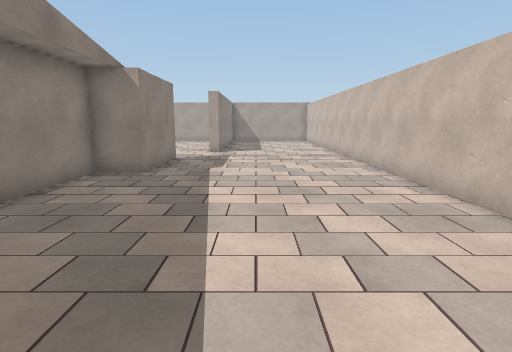
View 1 (above)

20 first-person views from a walk through a Unity game level. The camera is 1.5 m above the floor, tilts 10° down and sees 80° across. The floor is counted in squares, 1 m on a side. Each view is taken from the middle of a square. On the plan, view 1 faces up. The plan holds only what a view shows up to about 15 squares ahead; the rest is blank. The place goes on beyond the plan. The player character is not drawn.

View 2
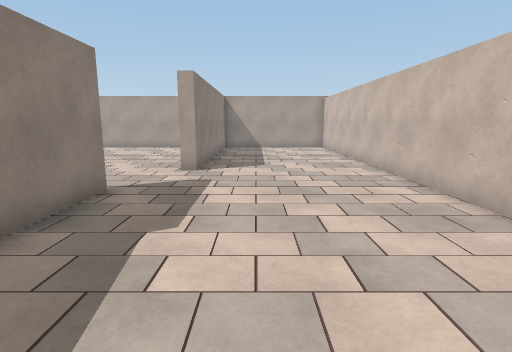

View 3
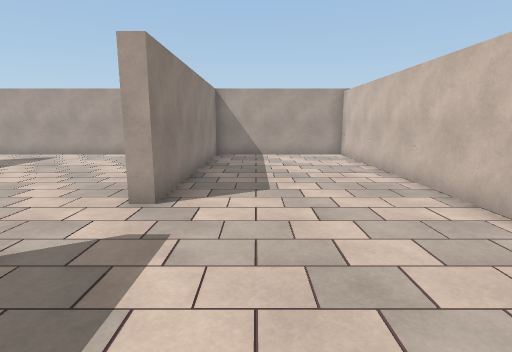

View 4
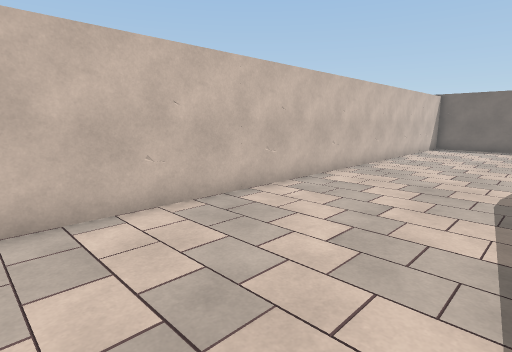

View 5
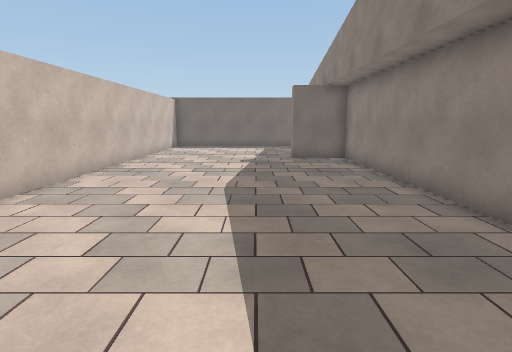

View 6
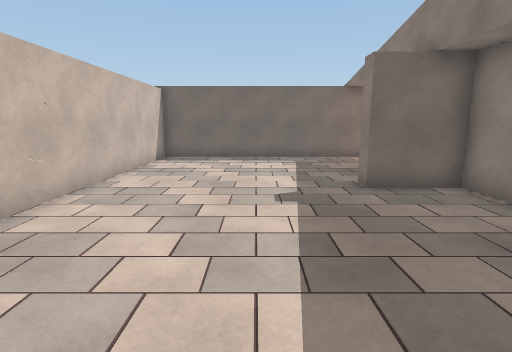

View 7
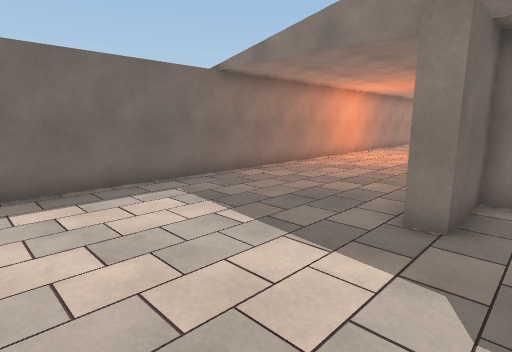

View 8
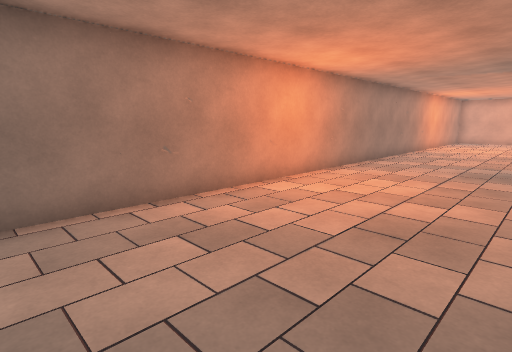

View 9
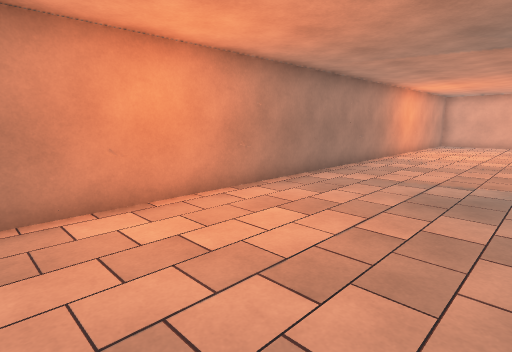

View 10
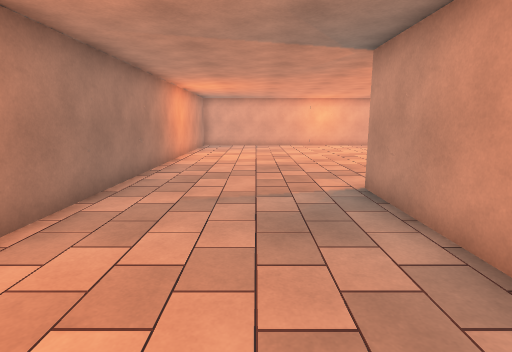

View 11
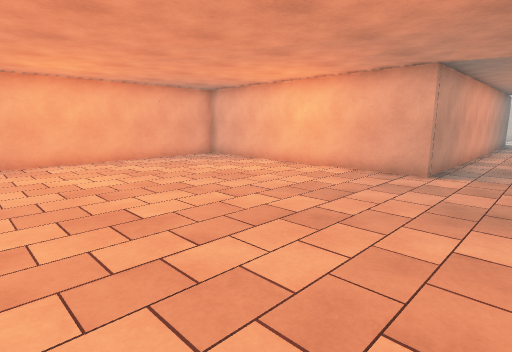

View 12
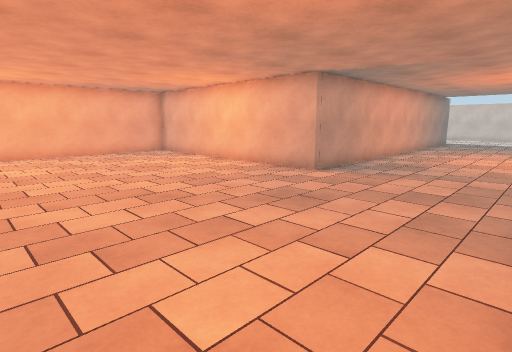

View 13
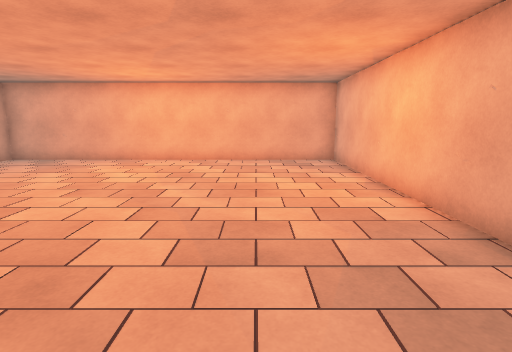

View 14
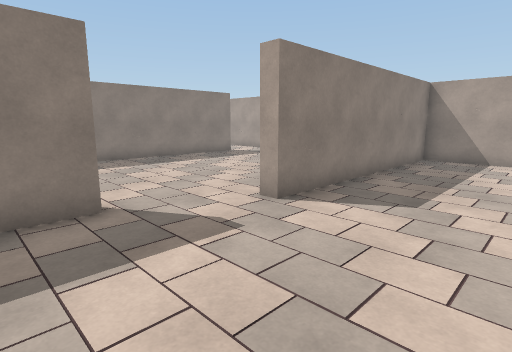

View 15
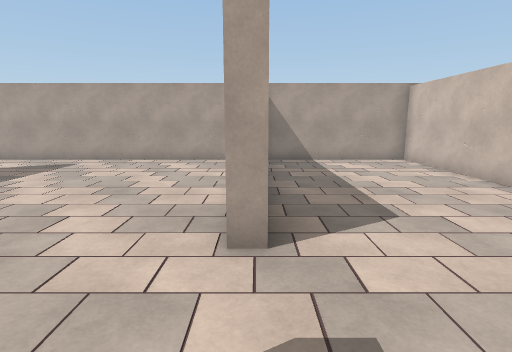

View 16
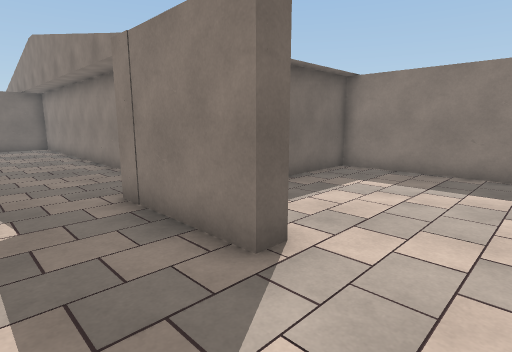

View 17
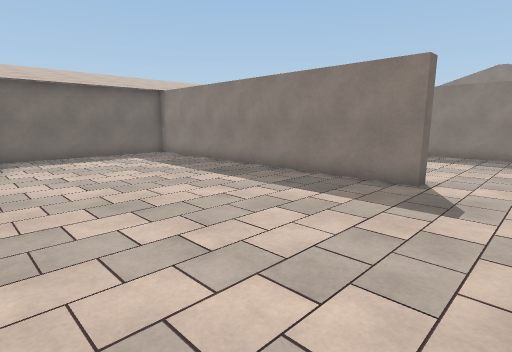

View 18
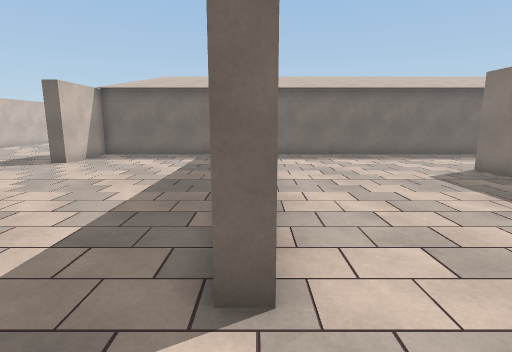

View 19
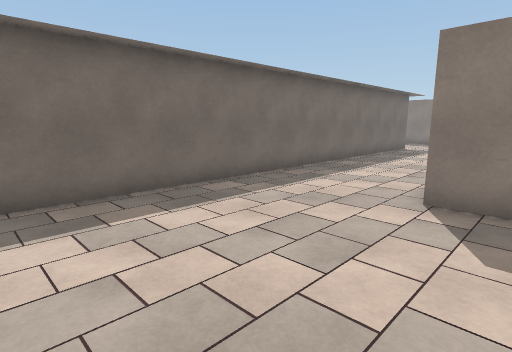

View 20
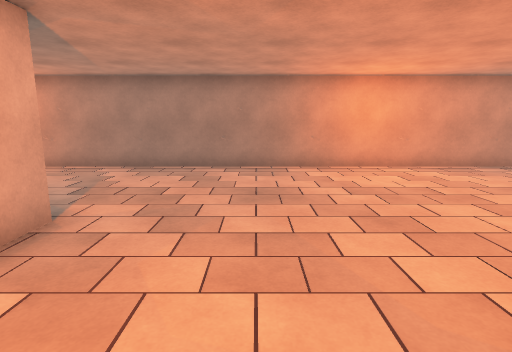

### Floor plan
Points are (right, up) in squares from view 1. A wall is a line through its corners. A room is listed if a view was taken in it or the views show most of it. See-through windows are left out.
Room 1 (views 1, 2, 3, 4, 5, 6, 7, 8, 9, 10, 11, 12, 13, 14, 15, 16, 20)
walls: (-8, -5.5) (-17.9, -5.5) (-17.9, 4.2) (-27.5, 4.2); (-3.3, 12.7) (-3.3, 8.9) (-4.8, 8.9) (-4.8, -4.9) (-2.6, -4.9) (-2.6, -5.6); (-27.5, -11.4) (4, -11.4) (4, 24.3) (-1.9, 24.3) (-1.9, 15.5) (-2.4, 15.5)
ways out: opening at (-3.5, 14.5) to room 2
Room 2 (views 17, 18, 19)
walls: (-18, 15.8) (-18, 14.2); (-11.2, 21.7) (-10.7, 21.7) (-10.7, 9.7) (-3.9, 9.7) (-3.9, 12.7) (-3.3, 12.7); (-18, 22.8) (-18, 19.8); (-3.1, 24.3) (-12.4, 24.3); (-27.2, 9.7) (-12, 9.7)
ways out: opening at (-3.5, 14.5) to room 1

Where each view was taken, in squares from view 1:
view 1: 0 up, 0 right, facing up
view 2: 6 up, 0 right, facing up
view 3: 10 up, 0 right, facing up
view 4: 8 up, 1 left, facing down-right
view 5: 8 up, 1 left, facing down
view 6: 2 up, 0 right, facing down
view 7: 4 down, 2 right, facing down-left
view 8: 6 down, 5 left, facing down-left
view 9: 6 down, 9 left, facing down-left
view 10: 8 down, 11 left, facing left
view 11: 8 down, 27 left, facing up-right
view 12: 11 down, 26 left, facing up-right
view 13: 8 down, 21 left, facing up
view 14: 11 up, 2 right, facing up-left
view 15: 12 up, 2 left, facing up
view 16: 15 up, 1 left, facing down-left
view 17: 24 up, 3 left, facing down-left
view 18: 24 up, 11 left, facing down
view 19: 16 up, 12 left, facing down-left
view 20: 1 down, 21 left, facing down
